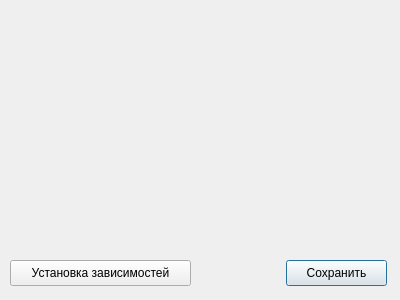
<?xml version="1.0" encoding="UTF-8"?>
<ui version="4.0">
 <class>Dialog</class>
 <widget class="QDialog" name="Dialog">
  <property name="geometry">
   <rect>
    <x>0</x>
    <y>0</y>
    <width>400</width>
    <height>300</height>
   </rect>
  </property>
  <property name="windowTitle">
   <string>Настройки</string>
  </property>
  <widget class="QPushButton" name="saveButton">
   <property name="geometry">
    <rect>
     <x>286</x>
     <y>260</y>
     <width>101</width>
     <height>26</height>
    </rect>
   </property>
   <property name="text">
    <string>Сохранить</string>
   </property>
   <property name="icon">
    <iconset theme="QIcon::ThemeIcon::DocumentSave"/>
   </property>
  </widget>
  <widget class="QPushButton" name="configureButton">
   <property name="geometry">
    <rect>
     <x>10</x>
     <y>260</y>
     <width>181</width>
     <height>26</height>
    </rect>
   </property>
   <property name="text">
    <string>Установка зависимостей</string>
   </property>
  </widget>
 </widget>
 <resources/>
 <connections/>
</ui>
